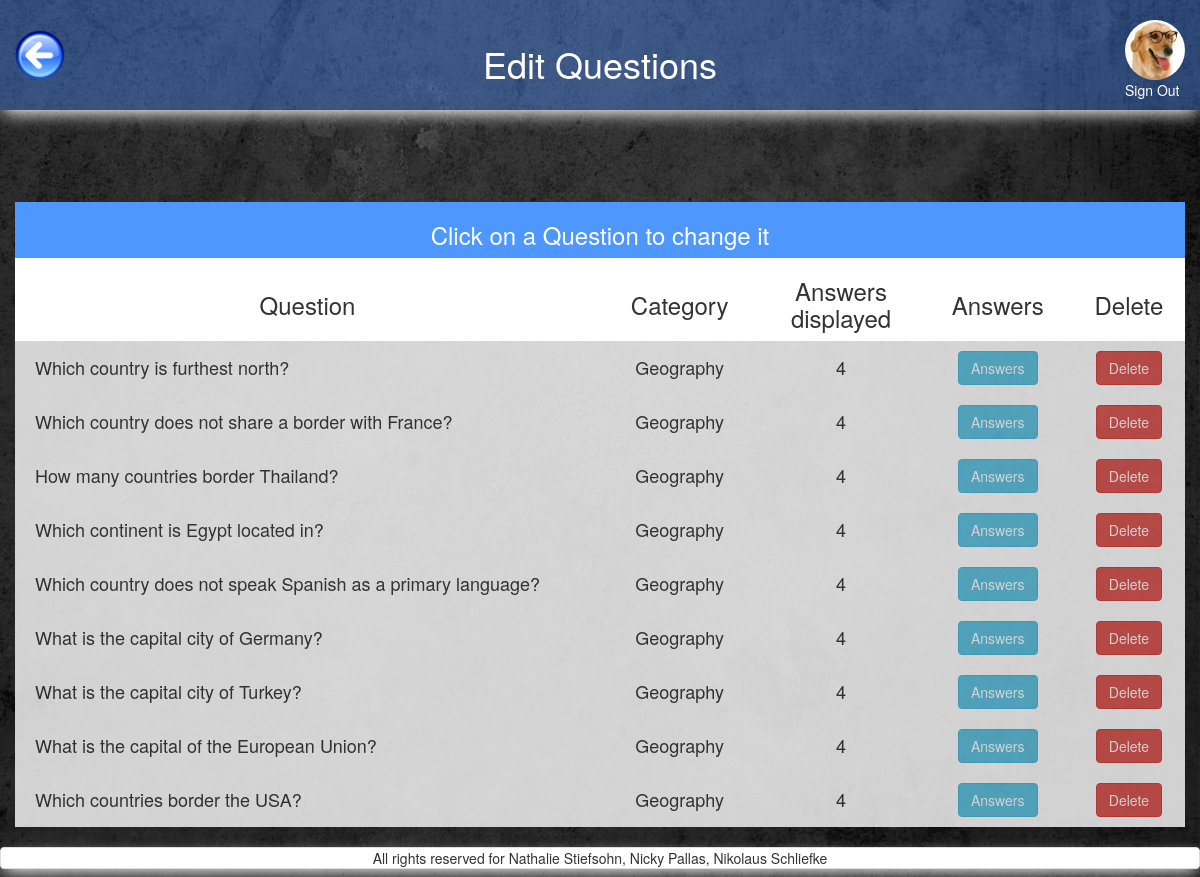
The app's page /questions_of_category.php?category_selected=1 (signed in) with its own data.
### tables this page shows
CREATE TABLE `users` (
  `id` int(11) NOT NULL,
  `FK_avatars` int(11) NOT NULL,
  `FK_classes` int(11) NOT NULL DEFAULT '1',
  `nickname` varchar(255) NOT NULL,
  `email` varchar(255) NOT NULL,
  `password` varchar(255) NOT NULL,
  `first_name` varchar(255) NOT NULL,
  `family_name` varchar(255) NOT NULL,
  `date_of_birth` date NOT NULL DEFAULT '1993-07-30'
);

CREATE TABLE `avatars` (
  `id` int(11) NOT NULL,
  `location` varchar(255) NOT NULL
);

CREATE TABLE `questions` (
  `id` int(11) NOT NULL,
  `question` varchar(200) NOT NULL,
  `FK_categories` int(11) NOT NULL,
  `id_string` varchar(255) DEFAULT NULL,
  `answers_displayed` int(11) NOT NULL DEFAULT '4'
);

CREATE TABLE `categories` (
  `id` int(11) NOT NULL,
  `category` varchar(13) NOT NULL,
  `image` varchar(255) NOT NULL DEFAULT 'default.png',
  `amount_questions` int(11) NOT NULL DEFAULT '8',
  `tries` int(11) NOT NULL DEFAULT '5',
  `passed_at` decimal(3,2) NOT NULL DEFAULT '0.60'
);

### includes/start_session_admin.php (called while the page is built, shortened)
<?php
	require_once 'dbconnect.php';
$res=mysqli_query($con, "SELECT first_name, family_name, date_of_birth, nickname, users.id AS user_id, avatars.location AS avatar, avatars.id AS avatar_id, email FROM users
 	JOIN avatars ON users.FK_avatars=avatars.id
 	WHERE users.id=".$_SESSION['user']);
	 $userRow=mysqli_fetch_array($res);
	 $user_avatar = $userRow['avatar'];
?>

### query/questions_query.php (called while the page is built)
<?php
$query_all_questions = "
    SELECT
    	questions.id AS question_id,
        question,
        category,
        answers_displayed
    FROM `questions`
    JOIN  categories on categories.id = questions.fk_categories
    WHERE categories.id=".$category_id;
$res_all_questions = mysqli_query($con, $query_all_questions);
?>

### questions_of_category.php (the view, shortened to what this page needs)
<?php
require_once('includes/start_session_admin.php');
?>
<?php
	if(isset($_GET['category_selected'])){
		$category_id=$_GET['category_selected'];
	} else {
		header("Location: admin_all_questions.php");
	  	exit;
	}
 ?>
<!DOCTYPE html>
<html>
<head>
	<?php
require_once('includes/head_tag.php');
	?>
</head>
<body>
<div id="wrap">
  <div id="main" class="container-fluid clear-top">
	<header class="row shadow" id="header">
			<div class="col-xs-3">
				<a href="admin_all_questions.php">
					<img alt="back_button" src="pictures/back_button.png" id="back_button"/>
				</a>
			</div>
			<div class="col-xs-6 white text-center margin-top">
                <h1 class="heading_font">Edit Questions</h1>
            </div>
        <?php
        echo'
            <div class="col-xs-3">
                <a href="logout.php?logout" class="pull-right">
                    <img class="img-circle show_avatar border" src="'.$user_avatar.'" alt="avatar" id="avatar_img"><br>
                    Sign Out
                </a>
            </div>';
        ?>
	</header>
	<div class="row">
		<main class="col-xs-12">
			<section class="row">
				<div class="col-xs-12 text-center margin-top">
					<div class="row">
					<?php
					require 'includes/alert_box.php';
					 ?>
				<div class="col-xs-12 margin-top">
                        <table class="table-hover text-center" >
                            <thead>
                            	<tr id="first_row_table" class="white">
                                	<th colspan="5" class="text-center"><h3>Click on a Question to change it</h3></th>
                                </tr>
                                <tr id="white_background">
                                	<th class="text-center"><h3>Question</h3></th>
                                	<th class="text-center"><h3>Category</h3></th>
                                	<th class="text-center"><h3>Answers<br>displayed</h3></th>
                                    <th class="text-center"><h3>Answers</h3></th>
                                    <th class="text-center"><h3>Delete</h3></th>
                                </tr>
                            </thead>
                            <tbody>
                                 <?php
                        include ('query/questions_query.php');
			                while ($row_all_questions = mysqli_fetch_array($res_all_questions)){
			                    $category = $row_all_questions['category'];
			                    $question_id=$row_all_questions['question_id'];
			                    $question=$row_all_questions['question'];
			                    $answers_displayed=$row_all_questions['answers_displayed'];
                            echo '
								<a href="change_question.php?question_selected='.$question_id.'">
	                                <tr>
	                                    <td class="clickable-row text-left padding-left" data-href="change_question.php?question_selected='.$question_id.'"><h4>'.$question.'</h4></td>
	                                    <td class="clickable-row" data-href="change_question.php?question_selected='.$question_id.'"><h4>'.$category.'</h4></td>
	                                    <td class="clickable-row" data-href="change_question.php?question_selected='.$question_id.'"><h4>'.$answers_displayed.'</h4></td>
	                                    <td><h4><input class="btn btn-info btn-display_games" type="submit" data-href="answers_of_question.php?question_selected='.$question_id.'"  value="Answers"></h4></td>
	                                    <td><h4><input class="btn btn-danger btn-display_games" type="submit" data-href="questions_of_category.php?category_selected='.$category_id.'&question_selected='.$question_id.'"  value="Delete"></h4></td>
	                                </tr>
                                </a>
                                ';
                        }
                        ?>
                            </tbody>
                        </table>
                    </div>
			</section>
		</main>
	</div>
  </div>
</div>
	<?php
require_once('includes/footer.php');
	?>
</body>
</html>

### css/style.css (style rules this page uses)
header h1 { position: relative; }
#avatar_img { margin-top:20px; height: 60px; }
#back_button { margin-top:30px; height: 50px; }
#header { background-color: rgba(77,141,255,0.4); height: 110px; }
#header a:link { color: white; }
body { content: ""; background: url("../pictures/grey_background.jpg"); background-size: 100% 100%; background-repeat: repeat; top: 0; left: 0; bottom: 0; right: 0; position: absolute; z-index: -1; }
.shadow { -webkit-box-shadow: 0px 6px 16px -3px rgba(255,255,255,1); -moz-box-shadow: 0px 6px 16px -3px rgba(255,255,255,1); box-shadow: 0px 6px 16px -3px rgba(255,255,255,1); }
.margin-top { margin-top: 2%; }
table { width: 100%; }
tbody { background-color: white; opacity: 0.8; }
.white { color: white; }
.padding-left { padding-left: 20px; width: 50% }

### includes/head_tag.php (style rules this page uses)
html, body { height: 100%; }
#white_background { background-color: white; opacity: 1 !important; }
#first_row_table { background-color: #4D97FF; }
#wrap { min-height: 100%; }
#main { overflow:auto; padding-bottom:50px; }

### records on screen
users: FK_avatars.location (picture)
questions: question "Which country is furthest north?", FK_categories.category "Geography", answers_displayed "4"
questions: question "Which country does not share a border with France?", FK_categories.category "Geography", answers_displayed "4"
questions: question "How many countries border Thailand?", FK_categories.category "Geography", answers_displayed "4"
questions: question "Which continent is Egypt located in?", FK_categories.category "Geography", answers_displayed "4"
questions: question "Which country does not speak Spanish as a primary language?", FK_categories.category "Geography", answers_displayed "4"
questions: question "What is the capital city of Germany?", FK_categories.category "Geography", answers_displayed "4"
questions: question "What is the capital city of Turkey?", FK_categories.category "Geography", answers_displayed "4"
questions: question "What is the capital of the European Union?", FK_categories.category "Geography", answers_displayed "4"
questions: question "Which countries border the USA?", FK_categories.category "Geography", answers_displayed "4"
